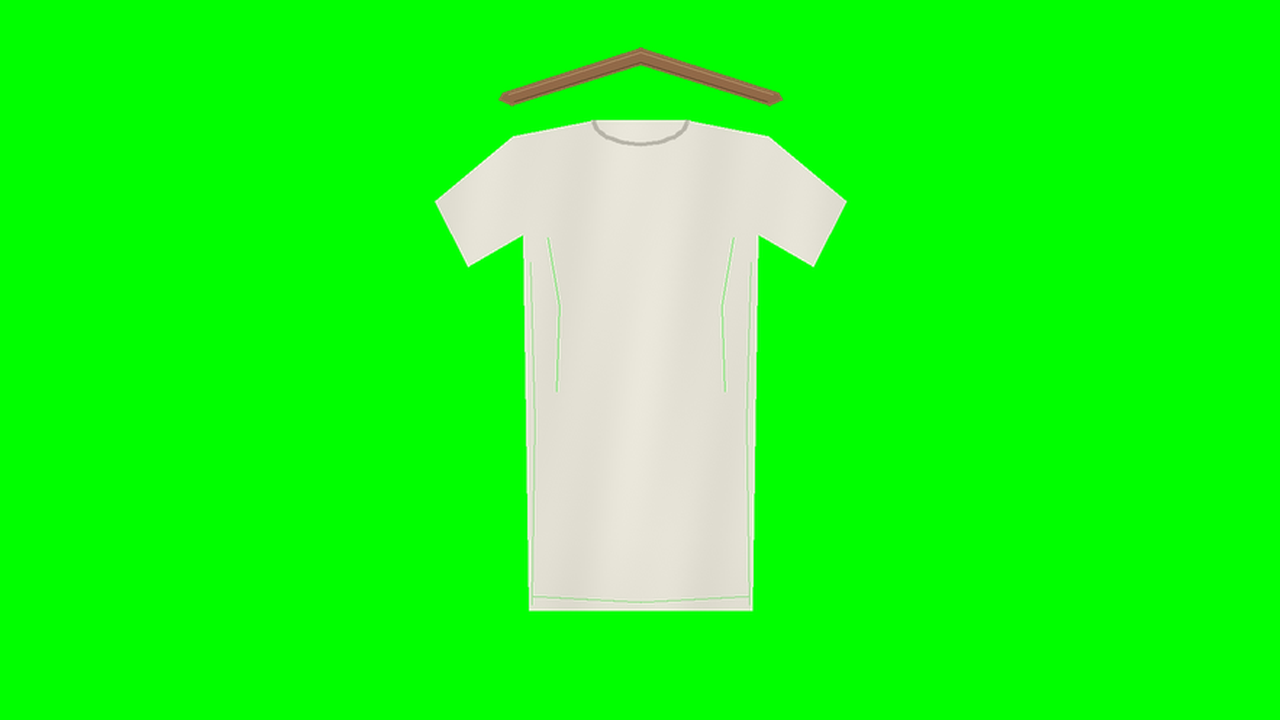
#> input picture garment-showcase/examples/anchors/front.png, 1280 x 720 px
$ python -i prepare.py   (imports and definitions only)
#> lines starting #> are read from the running program, lines starting #| are printed output that depends on the picture
"""Video/PNG sequence -> selected, keyed, registered browser atlas.

One shared crop/scale is applied to every frame. Endpoint stills are encoded from
the decoded final atlas, so hold and animation use identical decoded pixels.
"""
import argparse,json,math,os,shutil,subprocess,tempfile,hashlib
from pathlib import Path
import numpy as np
from PIL import Image,ImageFilter

# [4 lines left out: function executable, not called in this run]

def matte(image,key='green',low=.035,high=.58):
    if image.mode=='RGBA' and image.getextrema()[3][0]<255:return image.copy()
    rgb=np.asarray(image.convert('RGB'),dtype=np.float32)/255
    if key=='green':dominance=rgb[:,:,1]-np.maximum(rgb[:,:,0],rgb[:,:,2]);backing=np.array([0,1,0],dtype=np.float32)
    elif key=='magenta':dominance=np.minimum(rgb[:,:,0],rgb[:,:,2])-rgb[:,:,1];backing=np.array([1,0,1],dtype=np.float32)
    else:raise ValueError('Choose green or magenta key.')
    dominance=np.maximum(0,dominance)
    alpha=np.clip(1-(dominance-low)/(high-low),0,1)
    # Restrict keying to the bright backing and its immediate fringe. Dark
    # green printed ink must stay opaque rather than becoming holes in cotton.
    brightness=rgb[:,:,1] if key=='green' else np.minimum(rgb[:,:,0],rgb[:,:,2])
    candidate=(dominance>.20)&(brightness>.42)
    fringe=np.asarray(Image.fromarray(np.uint8(candidate)*255).filter(ImageFilter.MaxFilter(5)))>0
    alpha=np.where(fringe,alpha,1)
    border=np.concatenate((rgb[0],rgb[-1],rgb[:,0],rgb[:,-1]))
    backing=np.median(border,axis=0)
    unmixed=(rgb-(1-alpha[:,:,None])*backing)/np.maximum(alpha[:,:,None],.025)
    out=np.dstack((np.clip(unmixed,0,1),alpha))
    return Image.fromarray(np.uint8(out*255))

# [7 lines left out: function wooden_pivot, not called in this run]

def prepare_frames(images,output,frame_count=30,width=384,height=448,columns=6,key='green',crop=None,pivot=None,align=False,quality=88,source=None):
    if len(images)<2:raise ValueError('Provide at least two source frames.')
    if any(image.size!=images[0].size for image in images):raise ValueError('All source frames must have the same canvas size.')
    indices=[round(i*(len(images)-1)/(frame_count-1)) for i in range(frame_count)]
    frames=[matte(images[i],key) for i in indices]
    boxes=[f.getchannel('A').point(lambda a:255 if a>20 else 0).getbbox() for f in frames]
    if any(b is None for b in boxes):raise ValueError('Key removed a complete frame. Change backing color/key settings before proceeding.')
    if crop is None:
        x0=min(b[0] for b in boxes);y0=min(b[1] for b in boxes);x1=max(b[2] for b in boxes);y1=max(b[3] for b in boxes)
        crop=(x0,y0,x1,y1)
    if len(crop)!=4 or crop[2]<=crop[0] or crop[3]<=crop[1]:raise ValueError('Crop must be x0,y0,x1,y1 with positive dimensions.')
    source_w,source_h=images[0].size
    if crop[0]<0 or crop[1]<0 or crop[2]>source_w or crop[3]>source_h:raise ValueError('Crop extends outside the source image.')
    if pivot is None:
        pivot=wooden_pivot(frames[-1]) if align else ((crop[0]+crop[2])/2,crop[1])
    pivots=[wooden_pivot(f) for f in frames] if align else [pivot]*len(frames)
    if align:
        pivots=[tuple(np.median(pivots[max(0,i-2):min(len(pivots),i+3)],axis=0)) for i in range(len(frames))]
    # One scale, fixed browser pivot and enough room for every selected silhouette.
    px,py=pivot
    relative_boxes=[(b[0]-p[0],b[1]-p[1],b[2]-p[0],b[3]-p[1]) for b,p in zip(boxes,pivots)]
    left=max(1,max(-b[0] for b in relative_boxes));right=max(1,max(b[2] for b in relative_boxes));bottom=max(1,max(b[3] for b in relative_boxes));top=max(0,max(-b[1] for b in relative_boxes))
    target_pivot=(width/2,height*.027)
    scale=min((width/2-16)/max(left,right),(height-target_pivot[1]-18)/bottom)
    if top*scale>target_pivot[1]:raise ValueError('Foreground extends above the suspension pivot; choose the top wooden apex.')
    prepared=[]
    for frame,(x,y) in zip(frames,pivots):
        # Crop is an explicit shared selection, never independently auto-cropped per frame.
        clipped=Image.new('RGBA',frame.size);clipped.paste(frame.crop(crop),(crop[0],crop[1]))
        a=1/scale;tx=x-target_pivot[0]*a;ty=y-target_pivot[1]*a
        prepared.append(clipped.transform((width,height),Image.Transform.AFFINE,(a,0,tx,0,a,ty),Image.Resampling.BICUBIC))
    output.mkdir(parents=True,exist_ok=False)
    atlas=Image.new('RGBA',(width*columns,height*math.ceil(frame_count/columns)))
    for i,f in enumerate(prepared):atlas.paste(f,((i%columns)*width,(i//columns)*height))
    atlas.save(output/'atlas.webp',quality=quality,method=6)
    decoded=Image.open(output/'atlas.webp').convert('RGBA')
    for name,i in [('profile',0),('front',frame_count-1)]:
        decoded.crop(((i%columns)*width,(i//columns)*height,(i%columns+1)*width,(i//columns+1)*height)).save(output/(name+'.webp'),lossless=True,exact=True)
    backgrounds=[(245,243,238),(23,33,48),(210,170,110)]
    review=Image.new('RGB',(width*5,height*3))
    for row,bg in enumerate(backgrounds):
        for col,i in enumerate([0,frame_count//4,frame_count//2,3*frame_count//4,frame_count-1]):
            tile=Image.new('RGBA',(width,height),bg);tile.alpha_composite(decoded.crop(((i%columns)*width,(i//columns)*height,(i%columns+1)*width,(i//columns+1)*height)));review.paste(tile.convert('RGB'),(col*width,row*height))
    review.save(output/'key-review.jpg',quality=90)
    manifest={'version':1,'atlas':'atlas.webp','profile':'profile.webp','front':'front.webp','width':width,'height':height,'columns':columns,'frameCount':frame_count,'pivot':[target_pivot[0]/width,target_pivot[1]/height],'source':source or {'kind':'user-supplied'},'processing':{'key':key,'crop':list(crop),'scale':float(scale),'registered':align,'selectedIndices':indices,'endpointPixels':'Decoded atlas cells, no independent idle plate'},'bytes':(output/'atlas.webp').stat().st_size}
    (output/'manifest.json').write_text(json.dumps(manifest,indent=2)+'\n',encoding='utf-8')
    return manifest

# [32 lines left out: function main, not called in this run]

# [3 lines not run here, left out]

>>> import cv2
>>> picture = cv2.imread('../examples/anchors/front.png', cv2.IMREAD_GRAYSCALE)
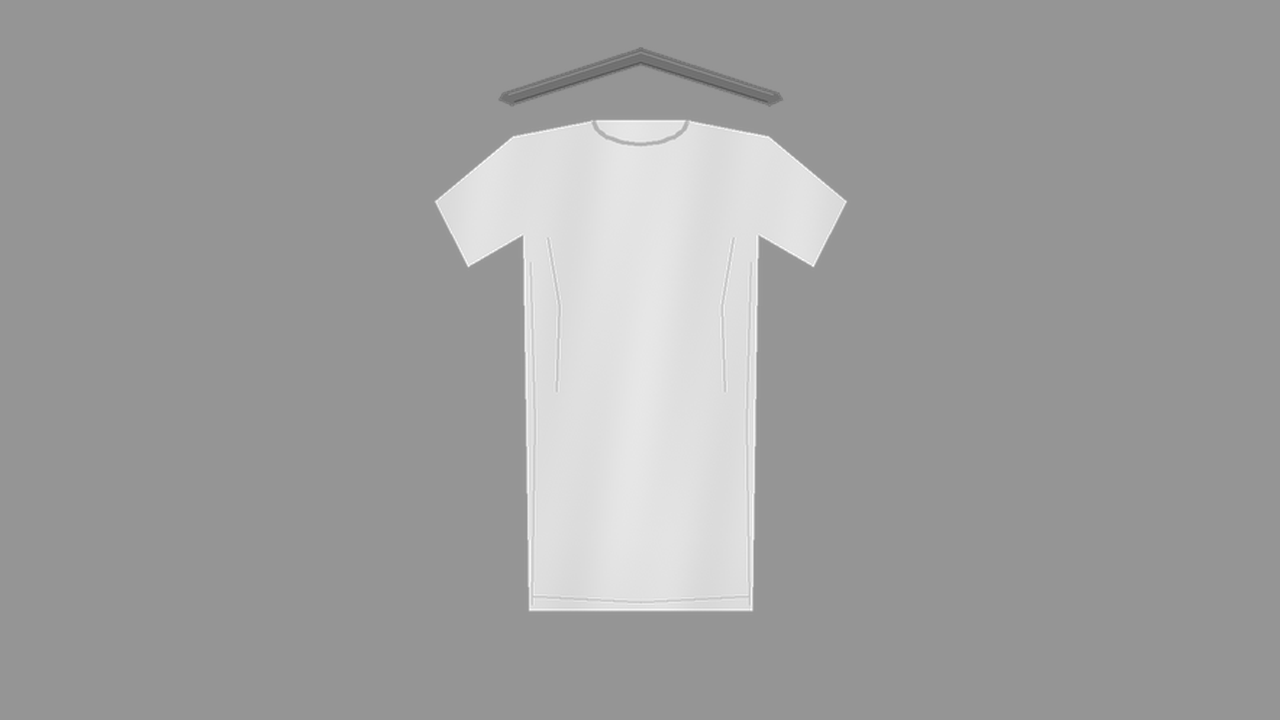
#> picture: shape (720, 1280); min 84, max 255, mean 159.1
>>> result = prepare_frames(picture, 'out.png')
#> in prepare_frames, `indices=[round(i*(len(images)-1)/(frame_count-1)) for i in range(frame..`: indices = 30 values from 0 to 719
#> (the run stopped early here; a loop or call above may not have finished)
